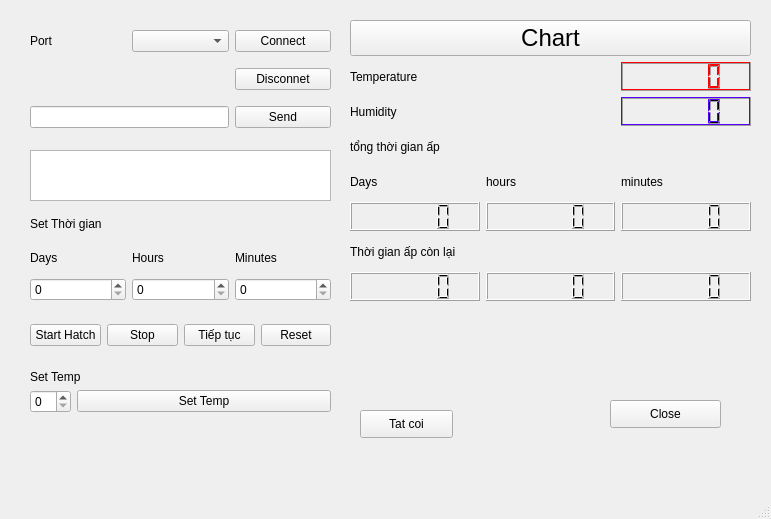
<?xml version="1.0" encoding="UTF-8"?>
<ui version="4.0">
 <class>MainWindow</class>
 <widget class="QMainWindow" name="MainWindow">
  <property name="geometry">
   <rect>
    <x>0</x>
    <y>0</y>
    <width>771</width>
    <height>519</height>
   </rect>
  </property>
  <property name="minimumSize">
   <size>
    <width>771</width>
    <height>519</height>
   </size>
  </property>
  <property name="maximumSize">
   <size>
    <width>771</width>
    <height>519</height>
   </size>
  </property>
  <property name="windowTitle">
   <string>MainWindow</string>
  </property>
  <widget class="QWidget" name="centralwidget">
   <widget class="QPushButton" name="pushButton">
    <property name="geometry">
     <rect>
      <x>610</x>
      <y>400</y>
      <width>111</width>
      <height>28</height>
     </rect>
    </property>
    <property name="text">
     <string>Close</string>
    </property>
   </widget>
   <widget class="QFrame" name="horizontalFrame">
    <property name="geometry">
     <rect>
      <x>20</x>
      <y>590</y>
      <width>901</width>
      <height>371</height>
     </rect>
    </property>
    <layout class="QHBoxLayout" name="horizontalLayout"/>
   </widget>
   <widget class="QPushButton" name="pushButtonTurnOffBuzzer">
    <property name="geometry">
     <rect>
      <x>360</x>
      <y>410</y>
      <width>93</width>
      <height>28</height>
     </rect>
    </property>
    <property name="text">
     <string>Tat coi</string>
    </property>
   </widget>
   <widget class="QWidget" name="gridLayoutWidget">
    <property name="geometry">
     <rect>
      <x>30</x>
      <y>20</y>
      <width>301</width>
      <height>121</height>
     </rect>
    </property>
    <layout class="QGridLayout" name="gridLayout">
     <item row="0" column="0">
      <widget class="QLabel" name="label_Port">
       <property name="text">
        <string>Port</string>
       </property>
      </widget>
     </item>
     <item row="0" column="2">
      <widget class="QPushButton" name="pushButtonConnect">
       <property name="text">
        <string>Connect</string>
       </property>
      </widget>
     </item>
     <item row="1" column="2">
      <widget class="QPushButton" name="pushButtonDisconnect">
       <property name="text">
        <string>Disconnet</string>
       </property>
      </widget>
     </item>
     <item row="0" column="1">
      <widget class="QComboBox" name="comboBoxPort"/>
     </item>
     <item row="2" column="2">
      <widget class="QPushButton" name="pushButtonSendData">
       <property name="text">
        <string>Send</string>
       </property>
      </widget>
     </item>
     <item row="2" column="0" colspan="2">
      <widget class="QLineEdit" name="lineEditCmd"/>
     </item>
    </layout>
   </widget>
   <widget class="QWidget" name="gridLayoutWidget_2">
    <property name="geometry">
     <rect>
      <x>350</x>
      <y>20</y>
      <width>401</width>
      <height>281</height>
     </rect>
    </property>
    <layout class="QGridLayout" name="gridLayout_2">
     <item row="2" column="2">
      <widget class="QLabel" name="label_Humidity">
       <property name="text">
        <string>Humidity</string>
       </property>
      </widget>
     </item>
     <item row="3" column="2" colspan="3">
      <widget class="QLabel" name="label_6">
       <property name="text">
        <string>tổng thời gian ấp</string>
       </property>
      </widget>
     </item>
     <item row="0" column="2" colspan="3">
      <widget class="QPushButton" name="pushButtonShowChart">
       <property name="font">
        <font>
         <pointsize>18</pointsize>
        </font>
       </property>
       <property name="text">
        <string>Chart</string>
       </property>
      </widget>
     </item>
     <item row="7" column="2">
      <widget class="QLCDNumber" name="lcdNumberDayHatch"/>
     </item>
     <item row="7" column="3">
      <widget class="QLCDNumber" name="lcdNumberHourHatch"/>
     </item>
     <item row="1" column="4">
      <widget class="QLCDNumber" name="lcdNumberTemperature">
       <property name="palette">
        <palette>
         <active>
          <colorrole role="WindowText">
           <brush brushstyle="SolidPattern">
            <color alpha="255">
             <red>255</red>
             <green>0</green>
             <blue>0</blue>
            </color>
           </brush>
          </colorrole>
          <colorrole role="Button">
           <brush brushstyle="SolidPattern">
            <color alpha="255">
             <red>255</red>
             <green>0</green>
             <blue>0</blue>
            </color>
           </brush>
          </colorrole>
          <colorrole role="Light">
           <brush brushstyle="SolidPattern">
            <color alpha="255">
             <red>255</red>
             <green>0</green>
             <blue>0</blue>
            </color>
           </brush>
          </colorrole>
          <colorrole role="Midlight">
           <brush brushstyle="SolidPattern">
            <color alpha="255">
             <red>255</red>
             <green>0</green>
             <blue>0</blue>
            </color>
           </brush>
          </colorrole>
          <colorrole role="Text">
           <brush brushstyle="SolidPattern">
            <color alpha="255">
             <red>255</red>
             <green>0</green>
             <blue>0</blue>
            </color>
           </brush>
          </colorrole>
          <colorrole role="BrightText">
           <brush brushstyle="SolidPattern">
            <color alpha="255">
             <red>255</red>
             <green>0</green>
             <blue>0</blue>
            </color>
           </brush>
          </colorrole>
          <colorrole role="Base">
           <brush brushstyle="SolidPattern">
            <color alpha="255">
             <red>0</red>
             <green>0</green>
             <blue>0</blue>
            </color>
           </brush>
          </colorrole>
          <colorrole role="PlaceholderText">
           <brush brushstyle="SolidPattern">
            <color alpha="128">
             <red>255</red>
             <green>0</green>
             <blue>0</blue>
            </color>
           </brush>
          </colorrole>
         </active>
         <inactive>
          <colorrole role="WindowText">
           <brush brushstyle="SolidPattern">
            <color alpha="255">
             <red>255</red>
             <green>0</green>
             <blue>0</blue>
            </color>
           </brush>
          </colorrole>
          <colorrole role="Button">
           <brush brushstyle="SolidPattern">
            <color alpha="255">
             <red>255</red>
             <green>0</green>
             <blue>0</blue>
            </color>
           </brush>
          </colorrole>
          <colorrole role="Light">
           <brush brushstyle="SolidPattern">
            <color alpha="255">
             <red>255</red>
             <green>0</green>
             <blue>0</blue>
            </color>
           </brush>
          </colorrole>
          <colorrole role="Midlight">
           <brush brushstyle="SolidPattern">
            <color alpha="255">
             <red>255</red>
             <green>0</green>
             <blue>0</blue>
            </color>
           </brush>
          </colorrole>
          <colorrole role="Text">
           <brush brushstyle="SolidPattern">
            <color alpha="255">
             <red>255</red>
             <green>0</green>
             <blue>0</blue>
            </color>
           </brush>
          </colorrole>
          <colorrole role="BrightText">
           <brush brushstyle="SolidPattern">
            <color alpha="255">
             <red>255</red>
             <green>0</green>
             <blue>0</blue>
            </color>
           </brush>
          </colorrole>
          <colorrole role="Base">
           <brush brushstyle="SolidPattern">
            <color alpha="255">
             <red>0</red>
             <green>0</green>
             <blue>0</blue>
            </color>
           </brush>
          </colorrole>
          <colorrole role="PlaceholderText">
           <brush brushstyle="SolidPattern">
            <color alpha="128">
             <red>255</red>
             <green>0</green>
             <blue>0</blue>
            </color>
           </brush>
          </colorrole>
         </inactive>
         <disabled>
          <colorrole role="WindowText">
           <brush brushstyle="SolidPattern">
            <color alpha="255">
             <red>120</red>
             <green>120</green>
             <blue>120</blue>
            </color>
           </brush>
          </colorrole>
          <colorrole role="Button">
           <brush brushstyle="SolidPattern">
            <color alpha="255">
             <red>255</red>
             <green>0</green>
             <blue>0</blue>
            </color>
           </brush>
          </colorrole>
          <colorrole role="Light">
           <brush brushstyle="SolidPattern">
            <color alpha="255">
             <red>255</red>
             <green>0</green>
             <blue>0</blue>
            </color>
           </brush>
          </colorrole>
          <colorrole role="Midlight">
           <brush brushstyle="SolidPattern">
            <color alpha="255">
             <red>255</red>
             <green>0</green>
             <blue>0</blue>
            </color>
           </brush>
          </colorrole>
          <colorrole role="Text">
           <brush brushstyle="SolidPattern">
            <color alpha="255">
             <red>120</red>
             <green>120</green>
             <blue>120</blue>
            </color>
           </brush>
          </colorrole>
          <colorrole role="BrightText">
           <brush brushstyle="SolidPattern">
            <color alpha="255">
             <red>255</red>
             <green>0</green>
             <blue>0</blue>
            </color>
           </brush>
          </colorrole>
          <colorrole role="Base">
           <brush brushstyle="SolidPattern">
            <color alpha="255">
             <red>240</red>
             <green>240</green>
             <blue>240</blue>
            </color>
           </brush>
          </colorrole>
          <colorrole role="PlaceholderText">
           <brush brushstyle="SolidPattern">
            <color alpha="128">
             <red>0</red>
             <green>0</green>
             <blue>0</blue>
            </color>
           </brush>
          </colorrole>
         </disabled>
        </palette>
       </property>
       <property name="font">
        <font>
         <pointsize>16</pointsize>
         <weight>50</weight>
         <italic>false</italic>
         <bold>false</bold>
        </font>
       </property>
       <property name="autoFillBackground">
        <bool>false</bool>
       </property>
      </widget>
     </item>
     <item row="2" column="4">
      <widget class="QLCDNumber" name="lcdNumberHumidity">
       <property name="palette">
        <palette>
         <active>
          <colorrole role="Button">
           <brush brushstyle="SolidPattern">
            <color alpha="255">
             <red>85</red>
             <green>255</green>
             <blue>0</blue>
            </color>
           </brush>
          </colorrole>
          <colorrole role="Light">
           <brush brushstyle="SolidPattern">
            <color alpha="255">
             <red>85</red>
             <green>0</green>
             <blue>255</blue>
            </color>
           </brush>
          </colorrole>
          <colorrole role="Midlight">
           <brush brushstyle="SolidPattern">
            <color alpha="255">
             <red>85</red>
             <green>0</green>
             <blue>255</blue>
            </color>
           </brush>
          </colorrole>
          <colorrole role="BrightText">
           <brush brushstyle="SolidPattern">
            <color alpha="255">
             <red>85</red>
             <green>0</green>
             <blue>255</blue>
            </color>
           </brush>
          </colorrole>
          <colorrole role="Base">
           <brush brushstyle="SolidPattern">
            <color alpha="255">
             <red>85</red>
             <green>0</green>
             <blue>255</blue>
            </color>
           </brush>
          </colorrole>
          <colorrole role="Window">
           <brush brushstyle="SolidPattern">
            <color alpha="255">
             <red>85</red>
             <green>0</green>
             <blue>255</blue>
            </color>
           </brush>
          </colorrole>
         </active>
         <inactive>
          <colorrole role="Button">
           <brush brushstyle="SolidPattern">
            <color alpha="255">
             <red>85</red>
             <green>255</green>
             <blue>0</blue>
            </color>
           </brush>
          </colorrole>
          <colorrole role="Light">
           <brush brushstyle="SolidPattern">
            <color alpha="255">
             <red>85</red>
             <green>0</green>
             <blue>255</blue>
            </color>
           </brush>
          </colorrole>
          <colorrole role="Midlight">
           <brush brushstyle="SolidPattern">
            <color alpha="255">
             <red>85</red>
             <green>0</green>
             <blue>255</blue>
            </color>
           </brush>
          </colorrole>
          <colorrole role="BrightText">
           <brush brushstyle="SolidPattern">
            <color alpha="255">
             <red>85</red>
             <green>0</green>
             <blue>255</blue>
            </color>
           </brush>
          </colorrole>
          <colorrole role="Base">
           <brush brushstyle="SolidPattern">
            <color alpha="255">
             <red>85</red>
             <green>0</green>
             <blue>255</blue>
            </color>
           </brush>
          </colorrole>
          <colorrole role="Window">
           <brush brushstyle="SolidPattern">
            <color alpha="255">
             <red>85</red>
             <green>0</green>
             <blue>255</blue>
            </color>
           </brush>
          </colorrole>
         </inactive>
         <disabled>
          <colorrole role="Button">
           <brush brushstyle="SolidPattern">
            <color alpha="255">
             <red>85</red>
             <green>255</green>
             <blue>0</blue>
            </color>
           </brush>
          </colorrole>
          <colorrole role="Light">
           <brush brushstyle="SolidPattern">
            <color alpha="255">
             <red>85</red>
             <green>0</green>
             <blue>255</blue>
            </color>
           </brush>
          </colorrole>
          <colorrole role="Midlight">
           <brush brushstyle="SolidPattern">
            <color alpha="255">
             <red>85</red>
             <green>0</green>
             <blue>255</blue>
            </color>
           </brush>
          </colorrole>
          <colorrole role="BrightText">
           <brush brushstyle="SolidPattern">
            <color alpha="255">
             <red>85</red>
             <green>0</green>
             <blue>255</blue>
            </color>
           </brush>
          </colorrole>
          <colorrole role="Base">
           <brush brushstyle="SolidPattern">
            <color alpha="255">
             <red>85</red>
             <green>0</green>
             <blue>255</blue>
            </color>
           </brush>
          </colorrole>
          <colorrole role="Window">
           <brush brushstyle="SolidPattern">
            <color alpha="255">
             <red>85</red>
             <green>0</green>
             <blue>255</blue>
            </color>
           </brush>
          </colorrole>
         </disabled>
        </palette>
       </property>
      </widget>
     </item>
     <item row="5" column="4">
      <widget class="QLCDNumber" name="lcdNumberTotalMin"/>
     </item>
     <item row="5" column="2">
      <widget class="QLCDNumber" name="lcdNumberTotalDay"/>
     </item>
     <item row="1" column="2">
      <widget class="QLabel" name="label_Temparature">
       <property name="text">
        <string>Temperature</string>
       </property>
      </widget>
     </item>
     <item row="5" column="3">
      <widget class="QLCDNumber" name="lcdNumberTotalHour"/>
     </item>
     <item row="7" column="4">
      <widget class="QLCDNumber" name="lcdNumberMinHatch"/>
     </item>
     <item row="4" column="2">
      <widget class="QLabel" name="label_7">
       <property name="text">
        <string>Days</string>
       </property>
      </widget>
     </item>
     <item row="4" column="3">
      <widget class="QLabel" name="label_8">
       <property name="text">
        <string>hours</string>
       </property>
      </widget>
     </item>
     <item row="4" column="4">
      <widget class="QLabel" name="label_9">
       <property name="text">
        <string>minutes</string>
       </property>
      </widget>
     </item>
     <item row="6" column="2">
      <widget class="QLabel" name="label_5">
       <property name="text">
        <string>Thời gian ấp còn lại</string>
       </property>
      </widget>
     </item>
    </layout>
   </widget>
   <widget class="QWidget" name="gridLayoutWidget_3">
    <property name="geometry">
     <rect>
      <x>30</x>
      <y>210</y>
      <width>301</width>
      <height>91</height>
     </rect>
    </property>
    <layout class="QGridLayout" name="gridLayout_3">
     <item row="2" column="1">
      <widget class="QLabel" name="label_3">
       <property name="text">
        <string>Hours</string>
       </property>
      </widget>
     </item>
     <item row="2" column="0">
      <widget class="QLabel" name="label_2">
       <property name="text">
        <string>Days</string>
       </property>
      </widget>
     </item>
     <item row="3" column="0">
      <widget class="QSpinBox" name="spinBoxDayTimeHatch"/>
     </item>
     <item row="3" column="1">
      <widget class="QSpinBox" name="spinBoxHourTimeHatch"/>
     </item>
     <item row="3" column="2">
      <widget class="QSpinBox" name="spinBoxMinuteTimeHatch"/>
     </item>
     <item row="2" column="2">
      <widget class="QLabel" name="label_4">
       <property name="text">
        <string>Minutes</string>
       </property>
      </widget>
     </item>
     <item row="1" column="0" colspan="3">
      <widget class="QLabel" name="label">
       <property name="text">
        <string>Set Thời gian</string>
       </property>
      </widget>
     </item>
    </layout>
   </widget>
   <widget class="QWidget" name="horizontalLayoutWidget">
    <property name="geometry">
     <rect>
      <x>30</x>
      <y>310</y>
      <width>301</width>
      <height>51</height>
     </rect>
    </property>
    <layout class="QHBoxLayout" name="horizontalLayout_2">
     <item>
      <widget class="QPushButton" name="pushButtonStartHatch">
       <property name="text">
        <string>Start Hatch</string>
       </property>
      </widget>
     </item>
     <item>
      <widget class="QPushButton" name="pushButtonStopHatch">
       <property name="text">
        <string>Stop</string>
       </property>
      </widget>
     </item>
     <item>
      <widget class="QPushButton" name="pushButtonContinue">
       <property name="text">
        <string>Tiếp tục</string>
       </property>
      </widget>
     </item>
     <item>
      <widget class="QPushButton" name="pushButtonReset">
       <property name="text">
        <string>Reset</string>
       </property>
      </widget>
     </item>
    </layout>
   </widget>
   <widget class="QWidget" name="formLayoutWidget">
    <property name="geometry">
     <rect>
      <x>30</x>
      <y>370</y>
      <width>301</width>
      <height>71</height>
     </rect>
    </property>
    <layout class="QFormLayout" name="formLayout">
     <item row="1" column="0">
      <widget class="QSpinBox" name="spinBoxSetTemp"/>
     </item>
     <item row="1" column="1">
      <widget class="QPushButton" name="pushButtonSetTemp">
       <property name="text">
        <string>Set Temp</string>
       </property>
      </widget>
     </item>
     <item row="0" column="0" colspan="2">
      <widget class="QLabel" name="label_10">
       <property name="text">
        <string>Set Temp</string>
       </property>
      </widget>
     </item>
    </layout>
   </widget>
   <widget class="QTextEdit" name="textEditGetData">
    <property name="geometry">
     <rect>
      <x>30</x>
      <y>150</y>
      <width>301</width>
      <height>51</height>
     </rect>
    </property>
   </widget>
  </widget>
  <widget class="QMenuBar" name="menubar">
   <property name="geometry">
    <rect>
     <x>0</x>
     <y>0</y>
     <width>771</width>
     <height>26</height>
    </rect>
   </property>
  </widget>
  <widget class="QStatusBar" name="statusbar"/>
 </widget>
 <resources/>
 <connections>
  <connection>
   <sender>pushButton</sender>
   <signal>clicked()</signal>
   <receiver>MainWindow</receiver>
   <slot>close()</slot>
   <hints>
    <hint type="sourcelabel">
     <x>409</x>
     <y>363</y>
    </hint>
    <hint type="destinationlabel">
     <x>402</x>
     <y>425</y>
    </hint>
   </hints>
  </connection>
 </connections>
</ui>
